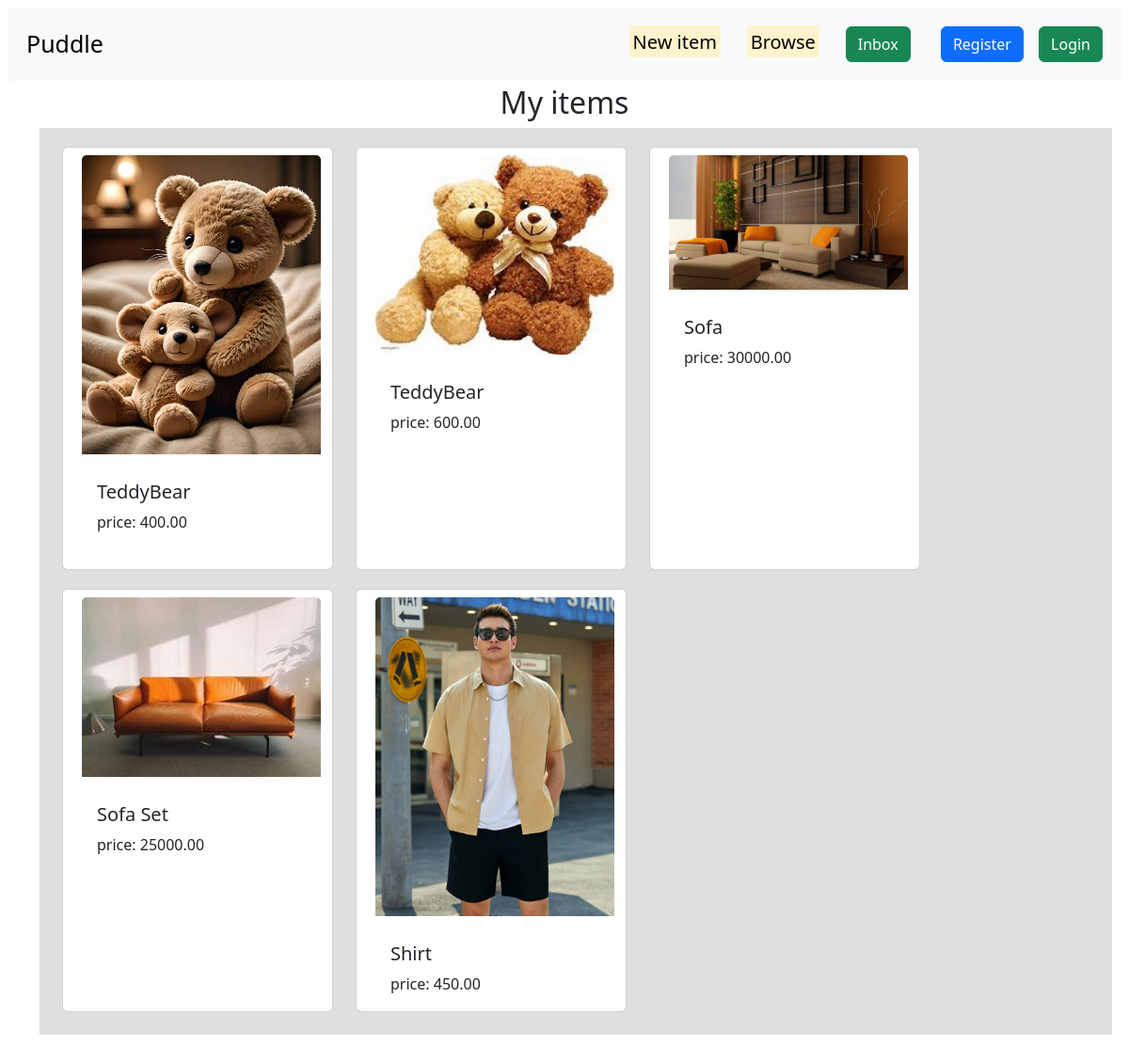
The page /my_items/1/ on the database its author committed.
### core/models.py (models this page shows, shortened)
class NewItem(models.Model):
    category = models.ForeignKey(Categories,on_delete=models.CASCADE,related_name='newitem')
    user = models.ForeignKey(User,on_delete=models.CASCADE)
    name = models.CharField(max_length=255)
    photo = models.ImageField(upload_to='photos/',blank=True,null=True)
    description = models.TextField()
    created = models.DateTimeField(auto_now_add=True)
    updated = models.DateTimeField(auto_now=True)
    price = models.DecimalField(max_digits=10,decimal_places=2)

### core/views.py (the view)
# urls.py: path('my_items/<int:user_id>/',views.my_items,name='my_items'),
def my_items(request,user_id):
    items = NewItem.objects.filter(user=user_id)
    return render(request,'dashboard.html',{'items':items})

### core/templates/dashboard.html
{% extends 'base.html' %}
{% block content %}
<div class="dashboard">
    <h2 class="text-center">My items</h2>
    <div>
        <div class="container row gap-3 newitems">
            {% for item in items %}
            <div class="card" style="width: 18rem;">
                <a href="{% url 'single_item' item.id %}"><img src="{{ item.photo.url }}" class="card-img-top" alt="..."></a>
                <div class="card-body">
                    <h5 class="card-title">{{item.name}}</h5>
                    <p class="card-text">price: {{ item.price }}</p>
                </div>
            </div>
            {% endfor %}
       </div>
    </div>
</div>
{% endblock %}

### static/css/style.css (style rules this page uses)
* { margin:4px; }
.card { width:500px; height:450px; }
.newitems { background-color:rgb(225, 222, 222); padding-bottom: 50px; margin-bottom: 30px; padding:20px; margin-left:30px; }

### rows shown on the page
NewItem: photo (picture), name "TeddyBear", price "400.00"
NewItem: photo (picture), name "TeddyBear", price "600.00"
NewItem: photo (picture), name "Sofa", price "30000.00"
NewItem: photo (picture), name "Sofa Set", price "25000.00"
NewItem: photo (picture), name "Shirt", price "450.00"
